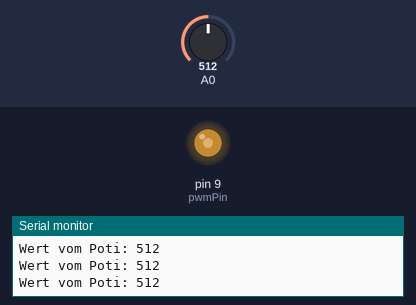
Recording of a sketch running on a simulated Arduino Uno, built with avr-gcc and run on an emulated ATmega328P. On the bench: output pins drawn as LEDs (lit = HIGH), the last lines printed to the serial monitor. The test bench sets the inputs (shaded band); at power-on: A0 = 512.

Above: at 1.2 s.
1.3 s: A0 set to 110
At 2.5 s:
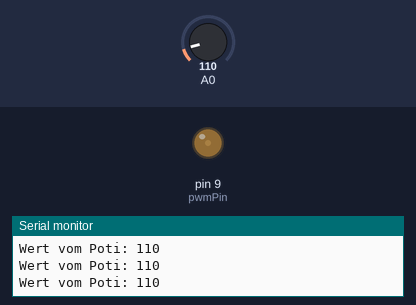
2.8 s: A0 set to 89
At 3.7 s:
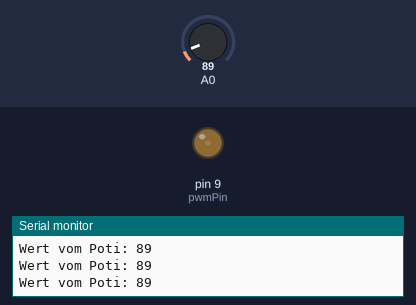
5.8 s: A0 set to 11
At 7.3 s:
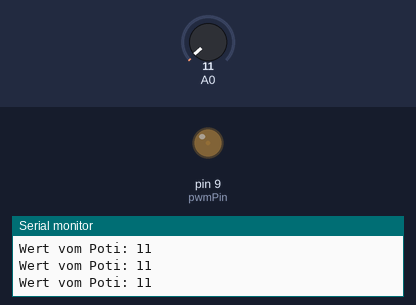
8.8 s: A0 set to 8
10.3 s: A0 set to 716
At 10.8 s:
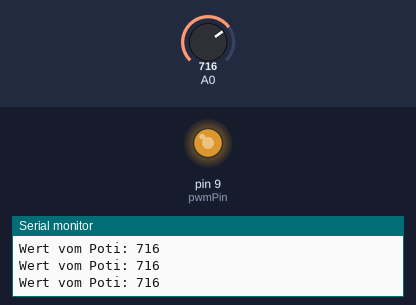
11.8 s: A0 set to 983
At 13.0 s:
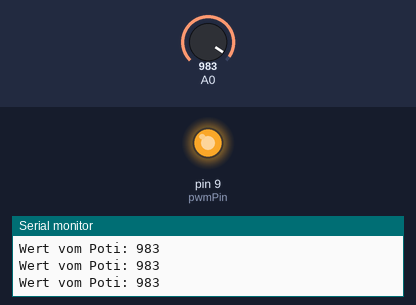
13.3 s: A0 set to 1010
At 14.1 s:
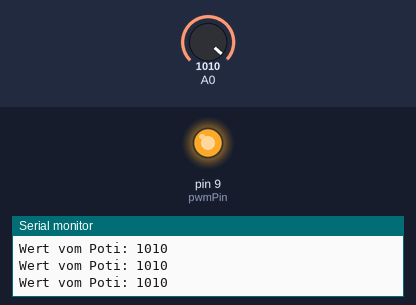
Timing chart, 0 to 16.3 s (numbered marks = the images above; inputs shaded):
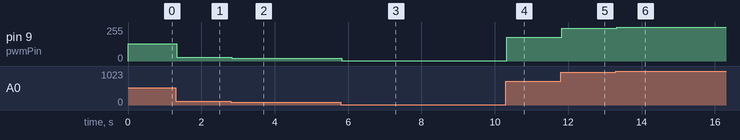

Measured:
- after the input at 1.3 s, pin 9 (pwmPin): 128/255 → 27/255 at once
- after the input at 2.8 s, pin 9 (pwmPin): 27/255 → 22/255 at once
- after the input at 5.8 s, pin 9 (pwmPin): 22/255 → 2/255 at once
- after the input at 10.3 s, pin 9 (pwmPin): 2/255 → 179/255 at once
- after the input at 11.8 s, pin 9 (pwmPin): 179/255 → 245/255 at once
- after the input at 13.3 s, pin 9 (pwmPin): 245/255 → 252/255 at once

The sketch:

brightness-with-poti.ino
```cpp
const int pwmPin = 9; // Use a PWM-capable pin

void setup() {
  // Initialize the PWM pin as an output
  pinMode(pwmPin, OUTPUT);
  Serial.begin(9600);
}

void loop() {
  int sensorValue = analogRead(A0);
  Serial.println("Wert vom Poti: " + String(sensorValue));
  int brightness = sensorValue/4;

  analogWrite(pwmPin, brightness);


}
```
